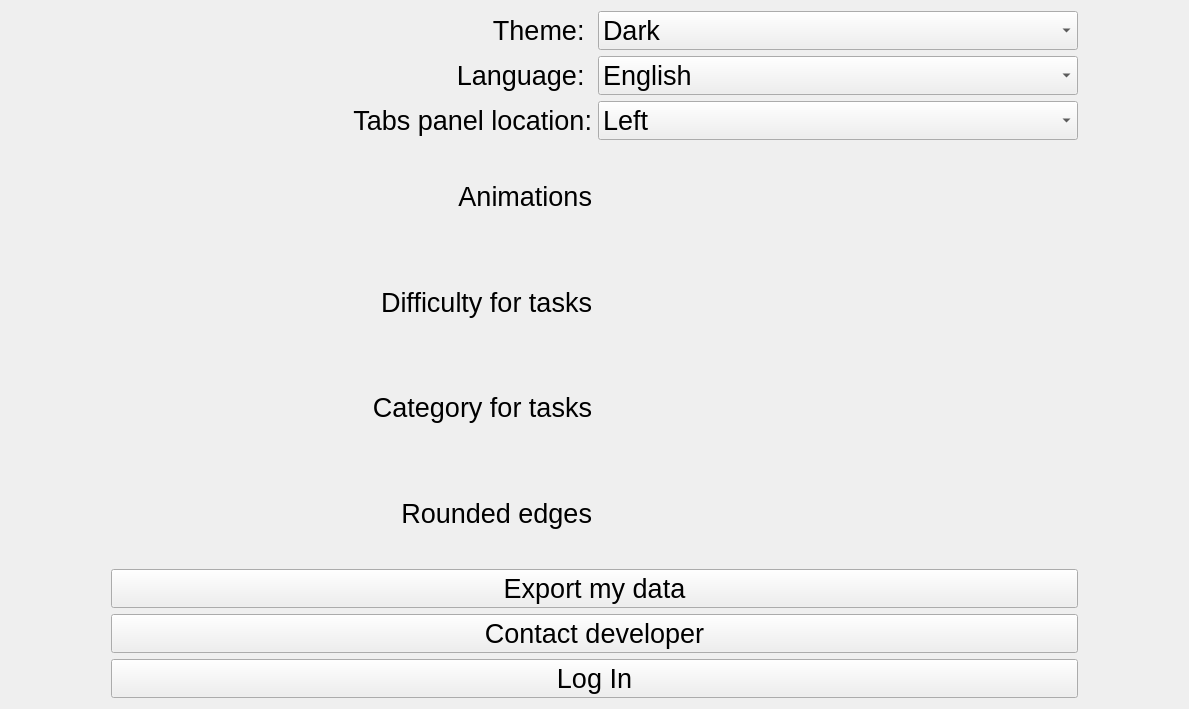
          <widget class="QWidget" name="settings_scrollwidget">
           <property name="geometry">
            <rect>
             <x>0</x>
             <y>0</y>
             <width>1189</width>
             <height>709</height>
            </rect>
           </property>
           <layout class="QVBoxLayout" name="verticalLayout_28">
            <item>
             <layout class="QVBoxLayout" name="settings_layout" stretch="3,1">
              <item>
               <layout class="QGridLayout" name="settings_grid_layout">
                <property name="leftMargin">
                 <number>100</number>
                </property>
                <property name="rightMargin">
                 <number>100</number>
                </property>
                <item row="2" column="0">
                 <widget class="QLabel" name="panel_loc_label">
                  <property name="font">
                   <font>
                    <pointsize>20</pointsize>
                   </font>
                  </property>
                  <property name="text">
                   <string>Tabs panel location:</string>
                  </property>
                  <property name="alignment">
                   <set>Qt::AlignmentFlag::AlignRight|Qt::AlignmentFlag::AlignTrailing|Qt::AlignmentFlag::AlignVCenter</set>
                  </property>
                 </widget>
                </item>
                <item row="1" column="1">
                 <widget class="QComboBox" name="lang_box">
                  <property name="font">
                   <font>
                    <pointsize>20</pointsize>
                   </font>
                  </property>
                  <item>
                   <property name="text">
                    <string>English</string>
                   </property>
                  </item>
                  <item>
                   <property name="text">
                    <string>Українська</string>
                   </property>
                  </item>
                  <item>
                   <property name="text">
                    <string>Русский</string>
                   </property>
                  </item>
                 </widget>
                </item>
                <item row="3" column="0">
                 <widget class="QLabel" name="anim_label">
                  <property name="font">
                   <font>
                    <pointsize>20</pointsize>
                   </font>
                  </property>
                  <property name="text">
                   <string>Animations</string>
                  </property>
                  <property name="alignment">
                   <set>Qt::AlignmentFlag::AlignRight|Qt::AlignmentFlag::AlignTrailing|Qt::AlignmentFlag::AlignVCenter</set>
                  </property>
                 </widget>
                </item>
                <item row="6" column="0">
                 <widget class="QLabel" name="edges_enable_label">
                  <property name="font">
                   <font>
                    <pointsize>20</pointsize>
                   </font>
                  </property>
                  <property name="text">
                   <string>Rounded edges</string>
                  </property>
                  <property name="alignment">
                   <set>Qt::AlignmentFlag::AlignRight|Qt::AlignmentFlag::AlignTrailing|Qt::AlignmentFlag::AlignVCenter</set>
                  </property>
                 </widget>
                </item>
                <item row="2" column="1">
                 <widget class="QComboBox" name="panel_loc_box">
                  <property name="font">
                   <font>
                    <pointsize>20</pointsize>
                   </font>
                  </property>
                  <item>
                   <property name="text">
                    <string>Left</string>
                   </property>
                  </item>
                  <item>
                   <property name="text">
                    <string>Right</string>
                   </property>
                  </item>
                  <item>
                   <property name="text">
                    <string>Top</string>
                   </property>
                  </item>
                  <item>
                   <property name="text">
                    <string>Bottom</string>
                   </property>
                  </item>
                 </widget>
                </item>
                <item row="5" column="0">
                 <widget class="QLabel" name="category_enable_label">
                  <property name="font">
                   <font>
                    <pointsize>20</pointsize>
                   </font>
                  </property>
                  <property name="text">
                   <string>Category for tasks</string>
                  </property>
                  <property name="alignment">
                   <set>Qt::AlignmentFlag::AlignRight|Qt::AlignmentFlag::AlignTrailing|Qt::AlignmentFlag::AlignVCenter</set>
                  </property>
                 </widget>
                </item>
                <item row="1" column="0">
                 <widget class="QLabel" name="lang_label">
                  <property name="font">
                   <font>
                    <pointsize>20</pointsize>
                   </font>
                  </property>
                  <property name="layoutDirection">
                   <enum>Qt::LayoutDirection::LeftToRight</enum>
                  </property>
                  <property name="text">
                   <string>Language: </string>
                  </property>
                  <property name="alignment">
                   <set>Qt::AlignmentFlag::AlignRight|Qt::AlignmentFlag::AlignTrailing|Qt::AlignmentFlag::AlignVCenter</set>
                  </property>
                 </widget>
                </item>
                <item row="4" column="0">
                 <widget class="QLabel" name="difficulty_enable_label">
                  <property name="font">
                   <font>
                    <pointsize>20</pointsize>
                   </font>
                  </property>
                  <property name="text">
                   <string>Difficulty for tasks</string>
                  </property>
                  <property name="alignment">
                   <set>Qt::AlignmentFlag::AlignRight|Qt::AlignmentFlag::AlignTrailing|Qt::AlignmentFlag::AlignVCenter</set>
                  </property>
                 </widget>
                </item>
                <item row="0" column="1">
                 <widget class="QComboBox" name="theme_box">
                  <property name="font">
                   <font>
                    <pointsize>20</pointsize>
                   </font>
                  </property>
                  <item>
                   <property name="text">
                    <string>Dark</string>
                   </property>
                  </item>
                  <item>
                   <property name="text">
                    <string>Light</string>
                   </property>
                  </item>
                 </widget>
                </item>
                <item row="0" column="0">
                 <widget class="QLabel" name="theme_label">
                  <property name="font">
                   <font>
                    <pointsize>20</pointsize>
                   </font>
                  </property>
                  <property name="layoutDirection">
                   <enum>Qt::LayoutDirection::LeftToRight</enum>
                  </property>
                  <property name="text">
                   <string>Theme: </string>
                  </property>
                  <property name="alignment">
                   <set>Qt::AlignmentFlag::AlignRight|Qt::AlignmentFlag::AlignTrailing|Qt::AlignmentFlag::AlignVCenter</set>
                  </property>
                 </widget>
                </item>
                <item row="3" column="1">
                 <widget class="QWidget" name="anim_toggle" native="true">
                  <property name="font">
                   <font>
                    <pointsize>20</pointsize>
                   </font>
                  </property>
                 </widget>
                </item>
                <item row="4" column="1">
                 <widget class="QWidget" name="difficulty_toggle" native="true">
                  <property name="font">
                   <font>
                    <pointsize>20</pointsize>
                   </font>
                  </property>
                 </widget>
                </item>
                <item row="5" column="1">
                 <widget class="QWidget" name="category_toggle" native="true">
                  <property name="font">
                   <font>
                    <pointsize>20</pointsize>
                   </font>
                  </property>
                 </widget>
                </item>
                <item row="6" column="1">
                 <widget class="QWidget" name="edges_toggle" native="true">
                  <property name="font">
                   <font>
                    <pointsize>20</pointsize>
                   </font>
                  </property>
                 </widget>
                </item>
               </layout>
              </item>
              <item>
               <layout class="QVBoxLayout" name="settings_buttons">
                <property name="leftMargin">
                 <number>100</number>
                </property>
                <property name="rightMargin">
                 <number>100</number>
                </property>
                <item>
                 <widget class="QPushButton" name="export_data_button">
                  <property name="font">
                   <font>
                    <pointsize>20</pointsize>
                   </font>
                  </property>
                  <property name="text">
                   <string>Export my data</string>
                  </property>
                 </widget>
                </item>
                <item>
                 <widget class="QPushButton" name="contact_dev_button">
                  <property name="font">
                   <font>
                    <pointsize>20</pointsize>
                   </font>
                  </property>
                  <property name="text">
                   <string>Contact developer</string>
                  </property>
                 </widget>
                </item>
                <item>
                 <widget class="QPushButton" name="login_button">
                  <property name="font">
                   <font>
                    <pointsize>20</pointsize>
                   </font>
                  </property>
                  <property name="text">
                   <string>Log In</string>
                  </property>
                 </widget>
                </item>
               </layout>
              </item>
             </layout>
            </item>
           </layout>
          </widget>
